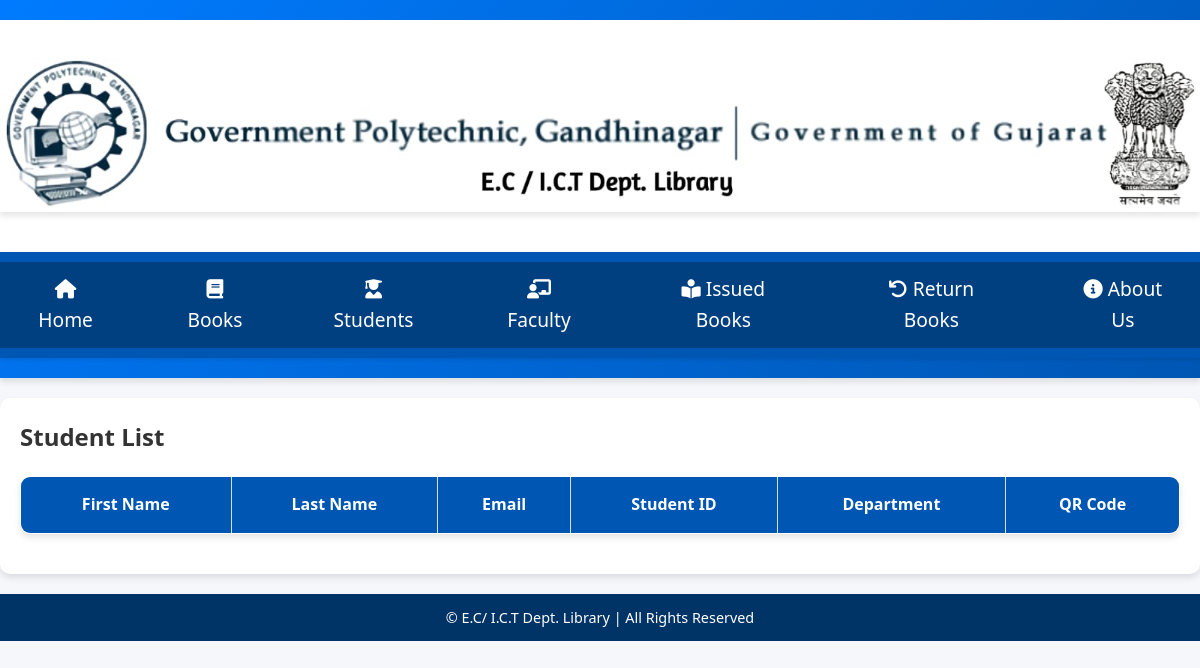
Before: /library/students/ with the older database file.
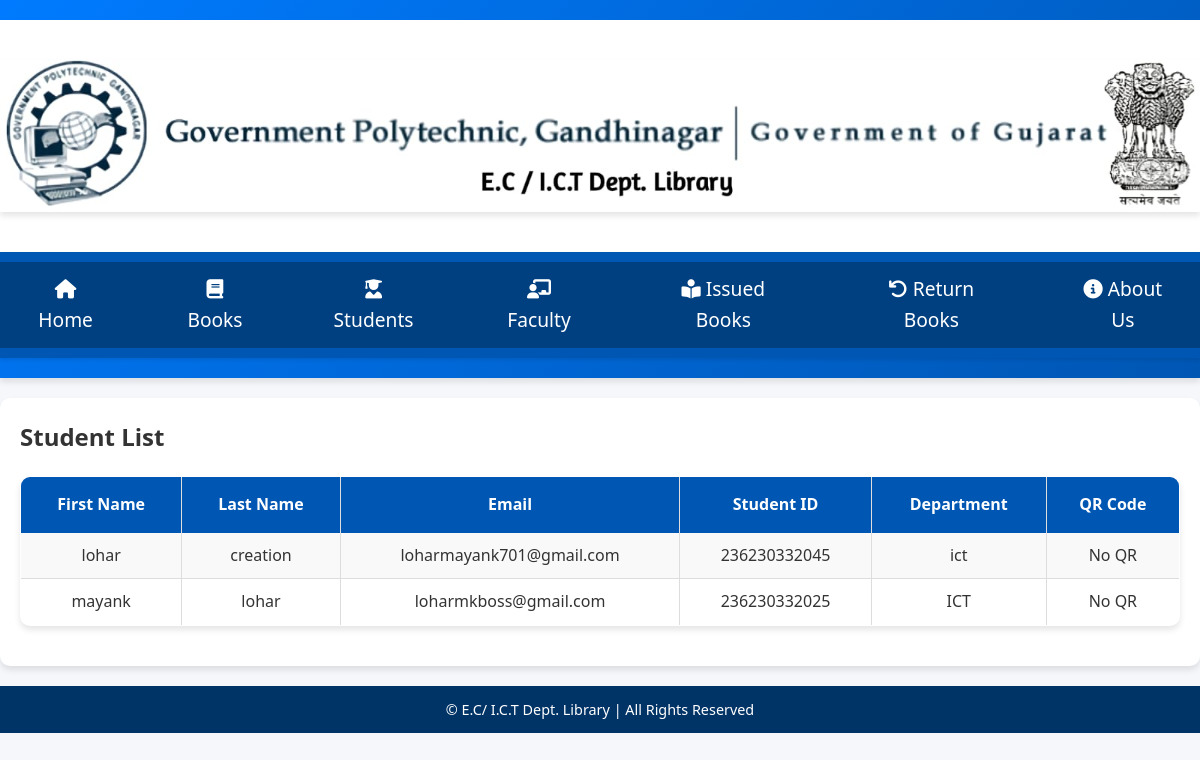
After: the same page with the newer database file.
### library/models.py (models this page shows, shortened)
class Student(models.Model):
    first_name = models.CharField(max_length=255)
    last_name = models.CharField(max_length=255)
    email = models.EmailField()
    student_id = models.CharField(max_length=12)
    department = models.CharField(max_length=255)
    qr_code = models.ImageField(upload_to='qr_codes/students/', blank=True, null=True)

### library/views.py (the view)
# urls.py: path('students/', views.student_list, name='student-list'),
def student_list(request):
    students = Student.objects.all().order_by('first_name')
    return render(request, 'library/student_list.html', {'students': students})

### library/templates/library/student_list.html (shortened to what this page needs)
{% extends "library/base.html" %}
{% block content %}
<h2>Student List</h2>
<table>
    <thead>
        <tr>
            <th>First Name</th>
            <th>Last Name</th>
            <th>Email</th>
            <th>Student ID</th>
            <th>Department</th>
            <th>QR Code</th>
        </tr>
    </thead>
    <tbody>
        {% for student in students %}
        <tr>
            <td>{{ student.first_name }}</td>
            <td>{{ student.last_name }}</td>
            <td>{{ student.email }}</td>
            <td>{{ student.student_id }}</td>
            <td>{{ student.department }}</td>
            <td>
                {% if student.qr_code %}
                    <img src="{{ student.qr_code.url }}" width="80" height="80">
                {% else %}
                    No QR
                {% endif %}
            </td>
        </tr>
        {% endfor %}
    </tbody>
</table>
{% endblock %}

Changed rows visible on the page:
added Student: first_name "lohar", last_name "creation", email "loharmayank701@gmail.com", student_id "236230332045", department "ict", shows "No QR"
added Student: first_name "mayank", last_name "lohar", email "loharmkboss@gmail.com", student_id "236230332025", department "ICT", shows "No QR"
